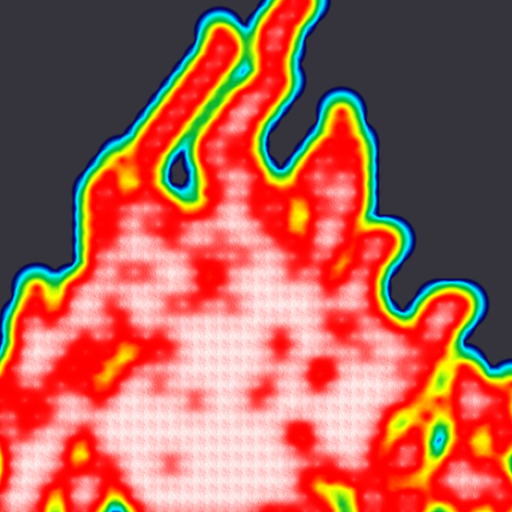
#> input picture heatmaps/l1_p01.png, 1024 x 1024 px, given in place of l1_p1.png, which was not available (shown at 1/2 size)
$ python CrowdDensity.py   (Python 2 division)   (older library calls are emulated)
#> lines starting #> are read from the running program, lines starting #| are printed output that depends on the picture; after the words box and inside, x2 and y2 are one past the last pixel; in counts of white or black regions, pixels touching at a corner belong together; long printed decimals are rounded; pictures that were not available may be replaced by others from this repository, and a replacement may not be noted
#> in readHeatMap, heatmap is the input picture: shape (1024, 1024, 3); mean B, G, R 83.5, 98.6, 172.6
### HeatMapDensity.py
import cv2
import numpy as np

def findCrowdedArea(image):
	#Boundaries for color red
	boundaries = [([0, 0, 142], [102, 102, 255])]
	for (lower, upper) in boundaries:
		lower = np.array(lower, dtype = "uint8")
		upper = np.array(upper, dtype = "uint8")
		# find the colors within the specified boundaries and apply the mask
		mask = cv2.inRange(image, lower, upper)
		output = cv2.bitwise_and(image, image, mask = mask)
#> this loop made 1 pass
#> pass 1, in findCrowdedArea, `mask = cv2.inRange(image, lower, upper)`:
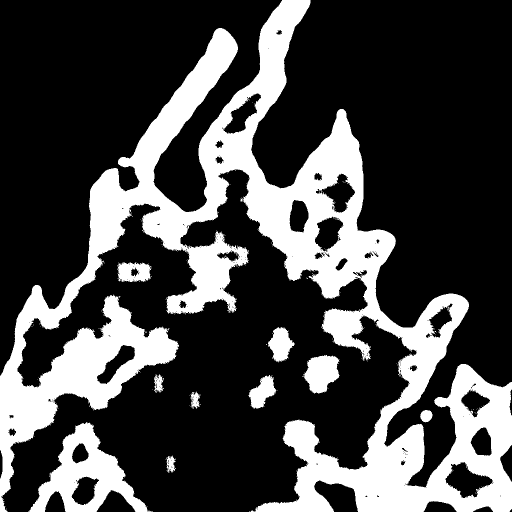
#> mask: shape (1024, 1024) (shown at 1/2 size); 27.9% white; 156 white regions (146 under 20 px)
#> pass 1, in findCrowdedArea, `output = cv2.bitwise_and(image, image, mask = mask)`:
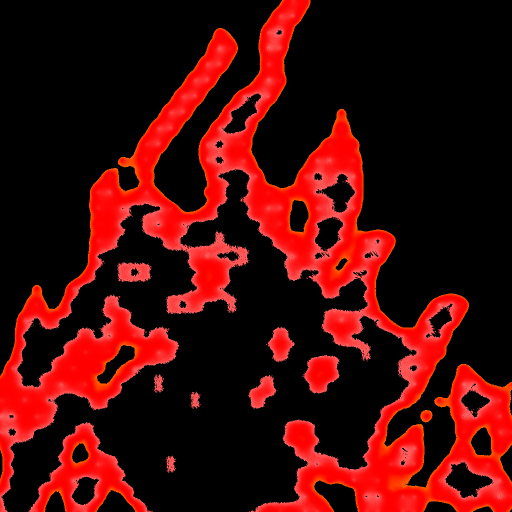
#> output: shape (1024, 1024, 3) (shown at 1/2 size); mean B, G, R 7.1, 9.3, 71.1

	imgray = cv2.cvtColor(output,cv2.COLOR_BGR2GRAY)
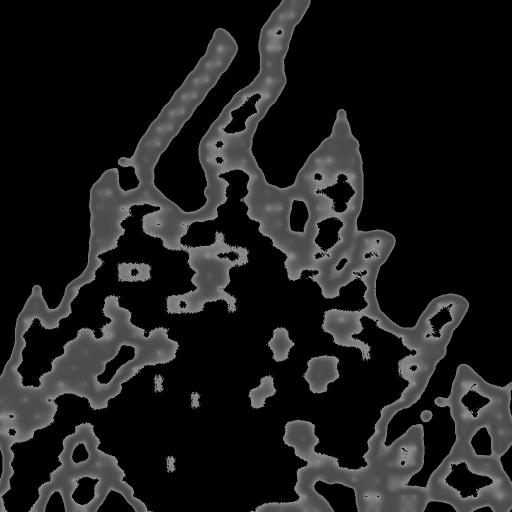
#> imgray: shape (1024, 1024) (shown at 1/2 size); min 0, max 142, mean 27.5
	im2,contours, hier = cv2.findContours(imgray,cv2.RETR_TREE,cv2.CHAIN_APPROX_SIMPLE)
#> contours = 707 contours, 661 with area under 20; largest, box (x1, y1, x2, y2) and area: (0, 0, 1024, 1024) 280394, (57, 844, 303, 1024) 19330, (607, 710, 680, 787) 3752, (890, 923, 987, 997) 3726, (643, 346, 711, 426) 2711
	backtorgb=cv2.cvtColor(imgray,cv2.COLOR_GRAY2RGB)

	area=[]
	for cnt in contours:
		area.append(cv2.contourArea(cnt))
#> this loop made 707 passes
#> cnt on passes 1 to 3: [[304, 1023], [305, 1023]], [[499, 1022], [499, 1023], [500, 1023]], [[13, 1017]]
#> after the loop, area = 707 values, max 280394.5 at index 239, min 0 at index 0, mean 480.4
	l=sorted(area,reverse=True)
#> l = 707 values, max 280394.5 at index 0, min 0 at index 571, mean 480.4
	#print("HELLO:",l)
	i=1
	sumred=0
	for cnt in contours:
		cv2.drawContours(backtorgb,[cnt], 0, (0,0,255), 2)
		if(cv2.contourArea(cnt)!=l[0] and cv2.contourArea(cnt)!=0):
			#print("Contour number: ",i," Contour Area: ",cv2.contourArea(cnt)," \n")
			sumred+=cv2.contourArea(cnt)
			i+=1
#> this loop made 707 passes
#> (cnt, sumred) on passes 2, 14, 15, 16, 18, 20, 23, 25, 26, 27, 28, 30: ([[499, 1022], [499, 1023], [500, 1023]], 0.5), ([[342, 943], [343, 942], [344, 943], [343, 944]], 371), ([[334, 941], [335, 940], [336, 941], [335, 942]], 373), ([[339, 939], [340, 938], [341, 939], [340, 940]], 375), ([[340, 938], [341, 937], [342, 938], [341, 939]], 381), ([[343, 935], [344, 934], [345, 935], [344, 936]], 387), ([[335, 930], [336, 929], [337, 930], [336, 931]], 402), ([[334, 924], [335, 923], [336, 924], [335, 925]], 410), ([[335, 923], [336, 922], [337, 923], [336, 924]], 412), ([[347, 921], [348, 920], [349, 921], [348, 922]], 414), ([[342, 921], [343, 920], [344, 921], [343, 922]], 416), ([[337, 915], [338, 914], [339, 915], [338, 916]], 424)
#> sumred on passes 13, 17, 19, 21, 22, 24: 369, 379, 385, 391, 400, 408
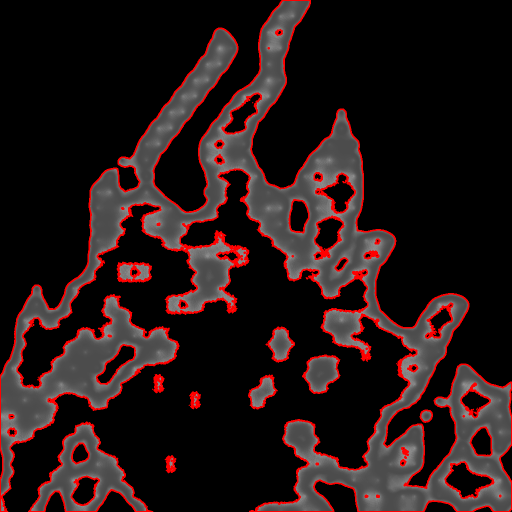
#> backtorgb: shape (1024, 1024, 3) (shown at 1/2 size); mean B, G, R 22.3, 22.3, 37.9
#> after the loop, i = 571; sumred = 59234


	#cv2.imshow('images',np.hstack([image,backtorgb]))
	#cv2.waitKey(0)
	#cv2.destroyAllWindows()
	return sumred

# area of red region / total image area
def findHeatMapDensity(image):
	height, width, channels = image.shape
	image = np.uint8(image)
	crowdArea = findCrowdedArea(image)
	return crowdArea/(height*width)

def getCrowdArea(image):
	image = np.uint8(image)
	crowdArea = findCrowdedArea(image)
#> crowdArea = 59234
	return crowdArea

def readHeatMap(locationId, placeId):
	filePath = 'heatmaps/l%s_p%s.png' % (locationId, placeId)
	heatmap = cv2.imread(filePath)
	return heatmap


# [9 lines that do not run on import are left out]

### CrowdDensity.py
from HeatMap import HeatMap
import HeatMapDensity


class CrowdDensity:
	@staticmethod
	def getCrowdArea(locationId, placeId):
		try:
			heatMapImage = HeatMapDensity.readHeatMap(locationId, placeId)
			density = HeatMapDensity.getCrowdArea(heatMapImage)
#> density = 59234
		except:
			print 'Error in calculating crowd area'
			print 'Check location and place ID'
			density = -1

		return density

	@staticmethod
	def getPlaceDensity(locationId, placeId):
		try:
			heatMapImage = HeatMapDensity.readHeatMap(locationId, placeId)
			density = HeatMapDensity.findHeatMapDensity(heatMapImage)
		except:
			print 'Error in calculating crowd density'
			print 'Check location and place ID'
			density = -1

		return density

if __name__ == '__main__':
	area = CrowdDensity.getCrowdArea(1, 1)
#> area = 59234
	density = CrowdDensity.getPlaceDensity(1, 1)
#> the loop in findCrowdedArea (call 2), `for cnt in contours:` made 707 passes
#> the loop in findCrowdedArea (call 2), `for cnt in contours:` made 707 passes
#> sumred on passes 13, 17, 19, 21, 22, 24, 29, 35, 38, 40, 41, 44: 369, 379, 385, 391, 400, 408, 422, 19756, 19767.5, 19776.5, 21798, 22756
#> in getPlaceDensity, `density = HeatMapDensity.findHeatMapDensity(heatMapImage)`: density = 0.0565
#> density = 0.0565
	print 'crowd density of place: %f' % (density)
#| crowd density of place: 0.05649

$ run again, on heatmaps/l1_p06.png
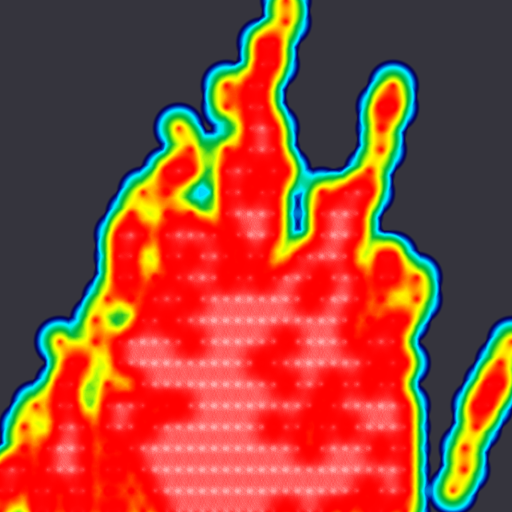
#> input picture heatmaps/l1_p06.png, 1024 x 1024 px, given in place of l1_p1.png, which was not available (shown at 1/2 size)
#> in readHeatMap, heatmap is the input picture: shape (1024, 1024, 3); mean B, G, R 54.1, 73.7, 147.9
#> the loop in findCrowdedArea, `for (lower, upper) in boundaries:` made 1 pass
#> pass 1, in findCrowdedArea, `mask = cv2.inRange(image, lower, upper)`:
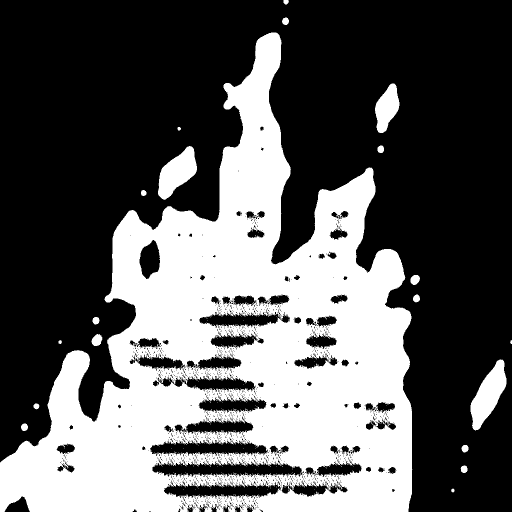
#> mask: shape (1024, 1024) (shown at 1/2 size); 36% white; 255 white regions (235 under 20 px)
#> contours = 2652 contours, 2539 with area under 20; largest, box (x1, y1, x2, y2) and area: (0, 65, 825, 1024) 414148, (303, 921, 605, 955) 6556, (941, 719, 1013, 861) 4988, (299, 879, 535, 913) 4965, (327, 964, 564, 997) 4931
#> the loop in findCrowdedArea, `for cnt in contours:` made 2652 passes
#> cnt on passes 1 to 3: [[495, 1020], [495, 1023]], [[500, 1018]], [[381, 1018]]
#> after the loop in findCrowdedArea, `for cnt in contours:`: area = 2652 values, max 414148 at index 23, min 0 at index 0, mean 185.6
#> l = 2652 values, max 414148 at index 0, min 0 at index 2423, mean 185.6
#> after the loop in findCrowdedArea, `for cnt in contours:`:
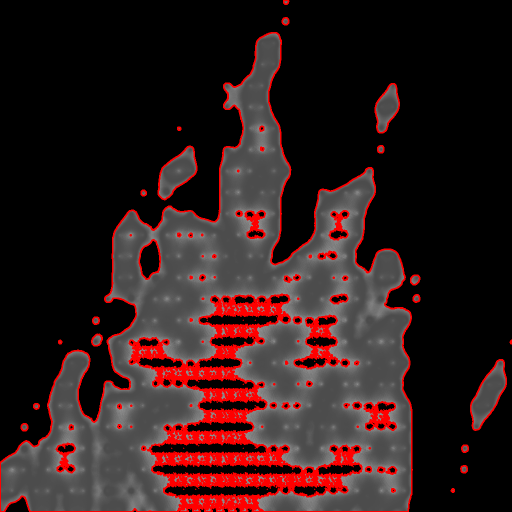
#> backtorgb: shape (1024, 1024, 3) (shown at 1/2 size); mean B, G, R 28.1, 28.1, 48.4
#> after the loop in findCrowdedArea, `for cnt in contours:`: i = 2423; sumred = 78036
#> the loop in findCrowdedArea (call 2), `for cnt in contours:` made 2652 passes
#> in getPlaceDensity, `density = HeatMapDensity.findHeatMapDensity(heatMapImage)`: density = 0.0744
#| crowd density of place: 0.07442

$ run again, on heatmaps/l1_p07.png
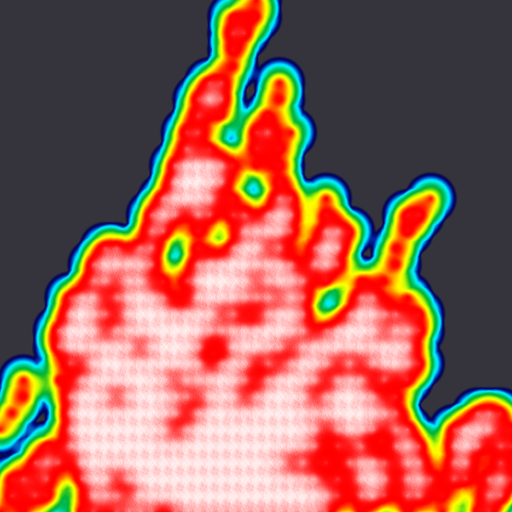
#> input picture heatmaps/l1_p07.png, 1024 x 1024 px, given in place of l1_p1.png, which was not available (shown at 1/2 size)
#> in readHeatMap, heatmap is the input picture: shape (1024, 1024, 3); mean B, G, R 85.6, 99.2, 154.5
#> the loop in findCrowdedArea, `for (lower, upper) in boundaries:` made 1 pass
#> pass 1, in findCrowdedArea, `mask = cv2.inRange(image, lower, upper)`:
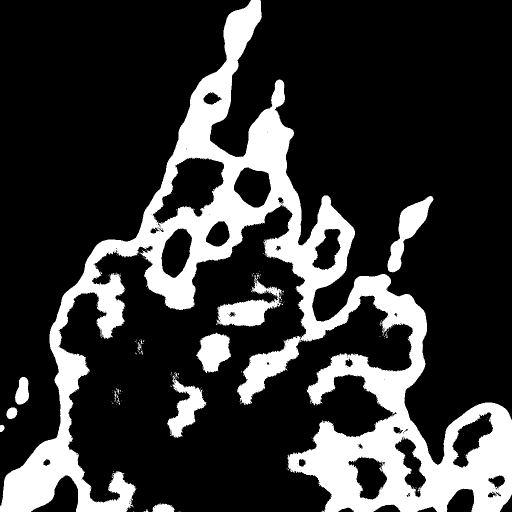
#> mask: shape (1024, 1024) (shown at 1/2 size); 21.5% white; 180 white regions (165 under 20 px)
#> contours = 514 contours, 477 with area under 20; largest, box (x1, y1, x2, y2) and area: (0, 0, 1024, 1024) 236948, (305, 314, 449, 448) 10448, (433, 550, 564, 653) 5166, (775, 392, 867, 545) 4637, (467, 334, 543, 416) 4378
#> the loop in findCrowdedArea, `for cnt in contours:` made 514 passes
#> cnt on passes 1 to 3: [[642, 1023]], [[359, 1023], [360, 1023]], [[356, 1023]]
#> after the loop in findCrowdedArea, `for cnt in contours:`: area = 514 values, max 236948 at index 246, min 0 at index 0, mean 574.2
#> l = 514 values, max 236948 at index 0, min 0 at index 375, mean 574.2
#> after the loop in findCrowdedArea, `for cnt in contours:`:
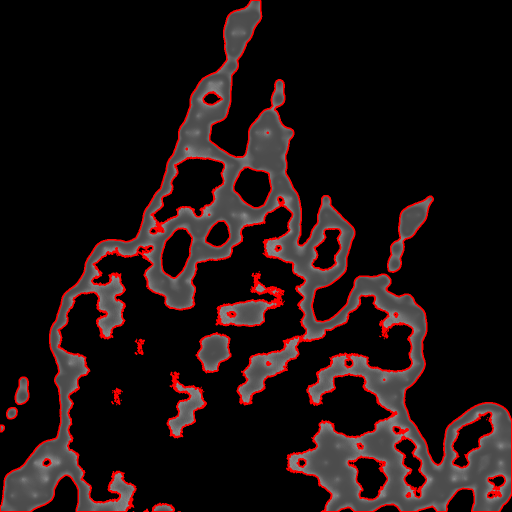
#> backtorgb: shape (1024, 1024, 3) (shown at 1/2 size); mean B, G, R 17, 17, 30.3
#> after the loop in findCrowdedArea, `for cnt in contours:`: i = 375; sumred = 58206.5
#> the loop in findCrowdedArea (call 2), `for cnt in contours:` made 514 passes
#> in getPlaceDensity, `density = HeatMapDensity.findHeatMapDensity(heatMapImage)`: density = 0.0555
#| crowd density of place: 0.05551
